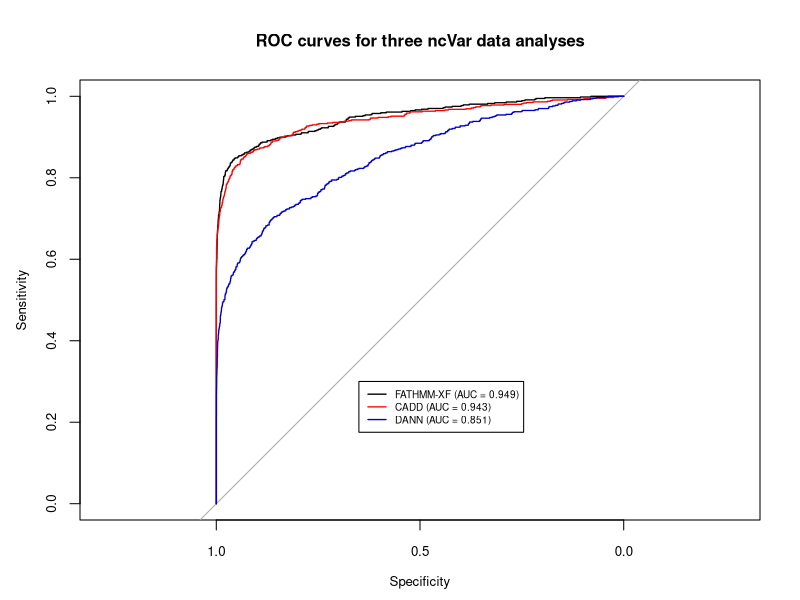

Write R code to recreate this figure.
library(pROC)

setwd("/Users/sasha/Git/ncVarDB")

pathogenic_fathmm <- read.csv("FATHMM-XF/fathmm-xf_pathogenic_classification.tsv", sep="\t", stringsAsFactors=FALSE)
pathogenic_fathmm$ncVar_type <- "pathogenic"
benign_fathmm <- read.csv("FATHMM-XF/fathmm-xf_benign_classification.tsv", sep="\t", stringsAsFactors=FALSE)
benign_fathmm$ncVar_type <- "benign"
fathmm <- rbind(pathogenic_fathmm, benign_fathmm)
fathmm$Non.Coding.Score <- as.numeric(fathmm$Non.Coding.Score)
not_scored_variants <- fathmm[is.na(fathmm$Non.Coding.Score),]
fathmm <- fathmm[!is.na(fathmm$Non.Coding.Score),]

print("The number of FATHMM-XF analysed pathogenic variants:" )
nrow(fathmm[fathmm$ncVar_type=="pathogenic",])
print("The number of FATHMM-XF analysed benign variants:" )
nrow(fathmm[fathmm$ncVar_type=="benign",])

pathogenic_cadd <- read.delim("CADD/CADD_pathogenic_classification.tsv", stringsAsFactors=FALSE, skip=1)
names(pathogenic_cadd) <- c("CHROM", "POS", "REF", "ALT", "RawScore", "PHRED")
pathogenic_cadd$ncVar_type <- "pathogenic"
benign_cadd <- read.delim("CADD/CADD_benign_classification.tsv", stringsAsFactors=FALSE, skip=1)
names(benign_cadd) <- c("CHROM", "POS", "REF", "ALT", "RawScore", "PHRED")
benign_cadd$ncVar_type <- "benign"
cadd <- rbind(pathogenic_cadd, benign_cadd)
cadd$PHRED <- as.numeric(cadd$PHRED)
cadd$RawScore <- as.numeric(cadd$RawScore)

print("The number of CADD analysed pathogenic variants:" )
nrow(cadd[cadd$ncVar_type=="pathogenic",])
print("The number of CADD analysed benign variants:" )
nrow(cadd[cadd$ncVar_type=="benign",])

pathogenic_dann <- read.csv("DANN/DANN_pathogenic_classification.tsv", sep="\t", stringsAsFactors=FALSE)
pathogenic_dann$ncVar_type <- "pathogenic"
benign_dann <- read.csv("DANN/DANN_benign_classification.tsv", sep="\t", stringsAsFactors=FALSE)
benign_dann$ncVar_type <- "benign"
dann <- rbind(pathogenic_dann, benign_dann)
dann$score <- as.numeric(dann$score)
dann <- dann[!is.na(dann$score),]

print("The number of DANN analysed pathogenic variants:" )
nrow(dann[dann$ncVar_type=="pathogenic",])
print("The number of DANN analysed benign variants:" )
nrow(dann[dann$ncVar_type=="benign",])

roc_fathmm <- roc(fathmm$ncVar_type, fathmm$Non.Coding.Score)
roc_cadd <- roc(cadd$ncVar_type, cadd$RawScore)
roc_dann <- roc(dann$ncVar_type, dann$score)
auc_fathmm = paste(paste("FATHMM-XF (AUC = ", round(as.numeric(auc(roc_fathmm)), 3),  sep=""), ")", sep="")
auc_cadd = paste(paste("CADD (AUC = ", round(as.numeric(auc(roc_cadd)), 3),  sep=""), ")", sep="")
auc_dann = paste(paste("DANN (AUC = ", round(as.numeric(auc(roc_dann)), 3),  sep=""), ")", sep="")

png("scripts/plots/3ROCcurves.png",width = 4, height = 4, units = 'in', res = 300)
plot(roc_fathmm, col=1, main="ROC curves for three ncVar data analyses", lwd=1.3, cex.main=1, cex.lab=0.8, cex.axis=0.8, mar = c(4, 4, 4, 2))
plot(roc_cadd, col="red", lwd=1.3, add=TRUE)
plot(roc_dann, col="blue3", lwd=1.3, add=TRUE)
legend(0.65, 0.3, legend=c(auc_fathmm, auc_cadd, auc_dann),
       col=c(1,"red","blue3"), lty=1, lwd=1.3, cex=0.6)
dev.off()
